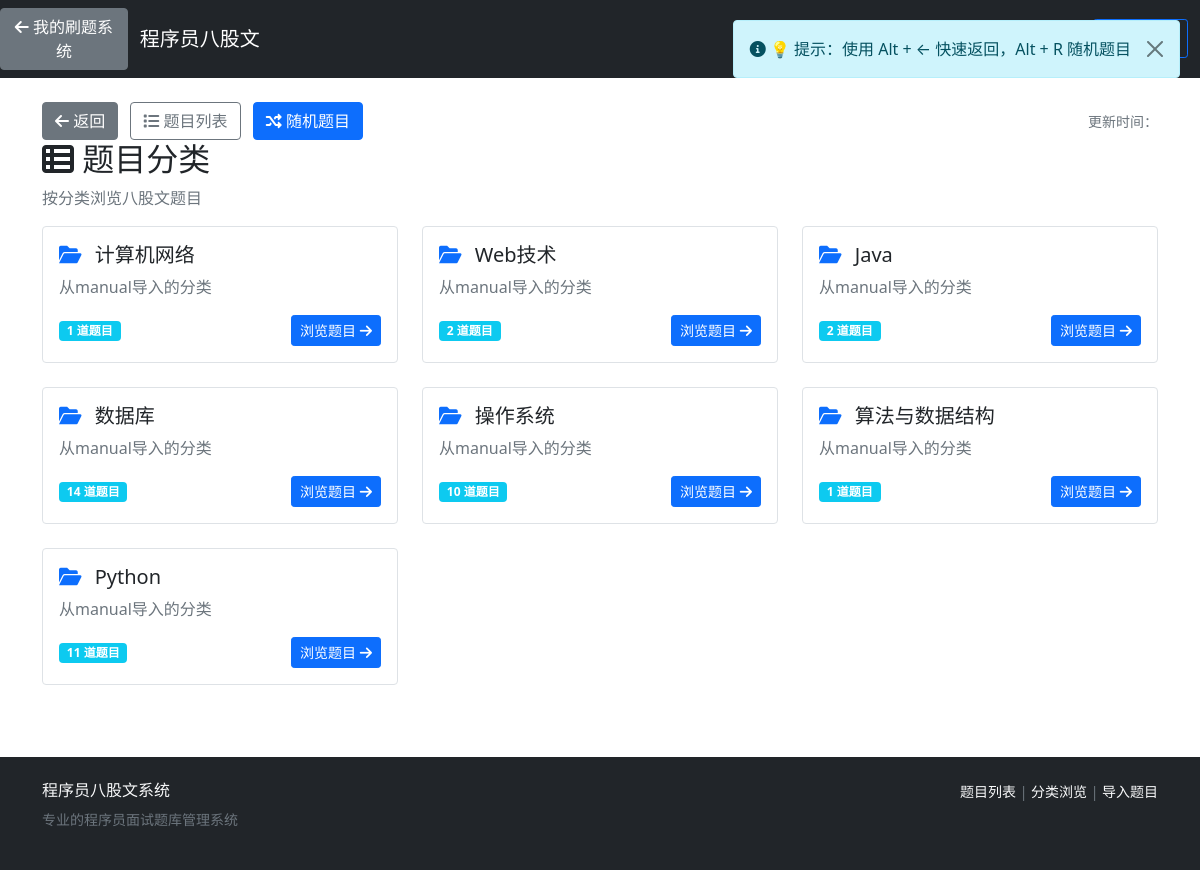
The page /baguwen/categories/ on the database its author committed.
### baguwen/models.py (models this page shows, shortened)
class Category(models.Model):
    name = models.CharField(max_length=50, verbose_name='分类名称')
    description = models.TextField(blank=True, verbose_name='分类描述')
    created_at = models.DateTimeField(auto_now_add=True)
    class Meta:
        verbose_name = '分类'
        verbose_name_plural = '分类'

### baguwen/views.py (the view)
# urls.py: path('categories/', views.category_list, name='category_list'),
def category_list(request):
    categories = Category.objects.all()
    for category in categories:
        category.question_count = Question.objects.filter(
            category=category, is_active=True
        ).count()
    context = {'categories': categories}
    return render(request, 'baguwen/category_list.html', context)

### templates/baguwen/category_list.html (shortened to what this page needs)
{% extends 'baguwen/base.html' %}
{% block content %}
    <div class="d-flex justify-content-between align-items-center mt-4">
        <div>
            <button onclick="goBack()" class="btn btn-secondary me-2">
                <i class="fas fa-arrow-left"></i> 返回
            </button>
            <a href="{% url 'baguwen:question_list' %}" class="btn btn-outline-secondary me-2">
                <i class="fas fa-list"></i> 题目列表
            </a>
            <a href="{% url 'baguwen:random_question' %}" class="btn btn-primary">
                <i class="fas fa-random"></i> 随机题目
            </a>
        </div>
        <div>
            <small class="text-muted">
                更新时间：{{ question.updated_at|date:"Y-m-d H:i" }}
            </small>
        </div>
    </div>
    <div class="row">
        <div class="col-md-12">
            <h2><i class="fas fa-th-list"></i> 题目分类</h2>
            <p class="text-muted">按分类浏览八股文题目</p>
            <div class="row">
                {% for category in categories %}
                    <div class="col-md-4 mb-4">
                        <div class="card h-100 category-card">
                            <div class="card-body d-flex flex-column">
                                <h5 class="card-title">
                                    <i class="fas fa-folder-open text-primary"></i>
                                    {{ category.name }}
                                </h5>
                                <p class="card-text text-muted flex-grow-1">
                                    {{ category.description|default:"暂无描述" }}
                                </p>
                                <div class="mt-auto">
                                    <div class="d-flex justify-content-between align-items-center">
                                        <span class="badge bg-info">{{ category.question_count }} 道题目</span>
                                        <a href="{% url 'baguwen:question_list' %}?category={{ category.id }}"
                                           class="btn btn-primary btn-sm">
                                            浏览题目 <i class="fas fa-arrow-right"></i>
                                        </a>
                                    </div>
                                </div>
                            </div>
                        </div>
                    </div>
                {% endfor %}
            </div>
        </div>
    </div>
{% endblock %}

### templates/baguwen/category_list.html (style rules this page uses)
.category-card { transition: transform 0.2s ease-in-out, box-shadow 0.2s ease-in-out; border: 1px solid #dee2e6; }
.card-title i { margin-right: 8px; }

### rows shown on the page
Category: name "计算机网络", description "从manual导入的分类", question_count "1"
Category: name "Web技术", description "从manual导入的分类", question_count "2"
Category: name "Java", description "从manual导入的分类", question_count "2"
Category: name "数据库", description "从manual导入的分类", question_count "14"
Category: name "操作系统", description "从manual导入的分类", question_count "10"
Category: name "算法与数据结构", description "从manual导入的分类", question_count "1"
Category: name "Python", description "从manual导入的分类", question_count "11"
